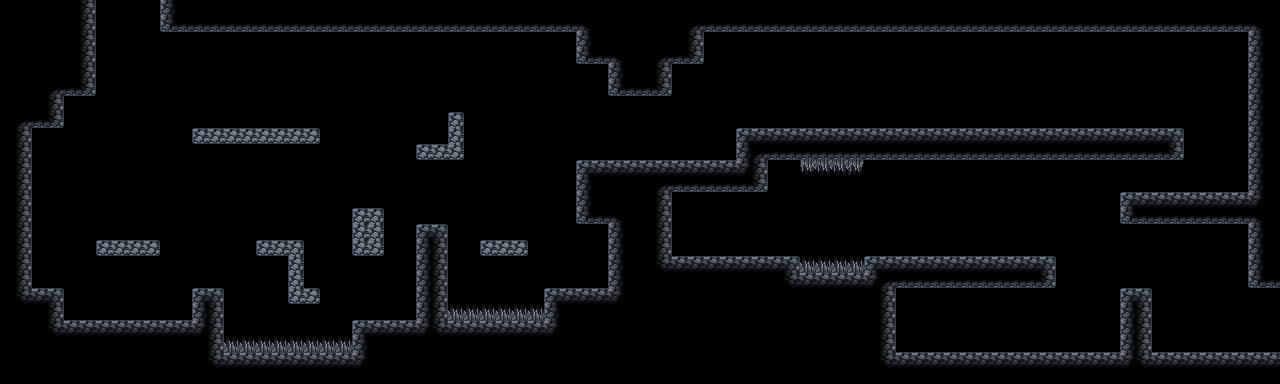

Tiled map render using the project's own tile images. Description and the map definition, with tile-layer contents summarised, below:
An orthogonal 80x24 tile map with 16x16 px tiles, 1 tile layer (Camada de Blocos 1), 1 hidden layer not drawn, 2 tilesets.

<map version="1.9" tiledversion="1.9.2" orientation="orthogonal" renderorder="right-down" width="80" height="24" tilewidth="16" tileheight="16" infinite="0" nextlayerid="3" nextobjectid="1">
 <tileset firstgid="1" source="CaveTileMap.tsx" />
 <tileset firstgid="65" source="SpikeTileMap.tsx" />
 <layer id="2" name="Camada de Blocos 2" width="80" height="24" visible="0">
  <data>[1920 cells, 1920 non-empty, 5 distinct tile ids]</data>
 </layer>
 <layer id="1" name="Camada de Blocos 1" width="80" height="24">
  <data>[1920 cells, 815 non-empty, 30 distinct tile ids]</data>
 </layer>
</map>